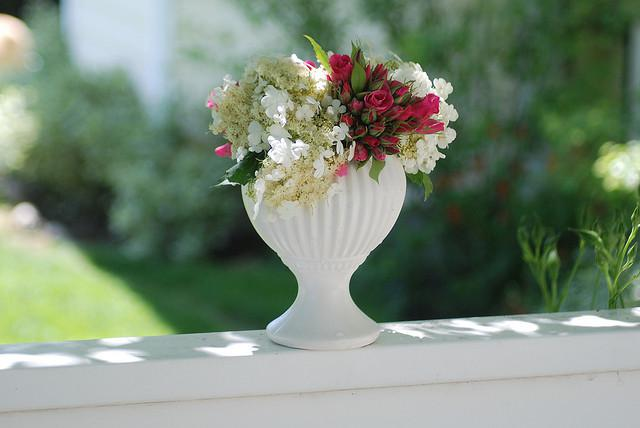
#> input picture augments/000000000030.jpg, 640 x 428 px, given as the content of the folder augments/images/train, which was not available
$ python dataset_debugger.py --dataset-dir augments
#> lines starting #> are read from the running program, lines starting #| are printed output that depends on the picture; after the words box and inside, x2 and y2 are one past the last pixel; in counts of white or black regions, pixels touching at a corner belong together; pictures that were not available may be replaced by others from this repository, and a replacement may not be noted
import argparse
import logging
from dataclasses import dataclass
from pathlib import Path

import cv2
import numpy as np

OBB_PARTS_COUNT = 9


@dataclass(frozen=True)
class YoloLabel:
    class_id: int
    points: list[tuple[float, float]]

    @classmethod
    def from_line(cls, line: str) -> "YoloLabel":
        parts: list[str] = line.strip().split()
        if len(parts) != OBB_PARTS_COUNT:
            raise ValueError(f"Invalid OBB: {line}")

        cid: int = int(parts[0])
        raw: list[float] = list(map(float, parts[1:]))
        pts: list[tuple[float, float]] = [(raw[i], raw[i + 1]) for i in range(0, 8, 2)]
        return cls(cid, pts)

    def to_pixels(self, w: int, h: int) -> list[tuple[int, int]]:
        return [(int(px * w), int(py * h)) for px, py in self.points]


class Debugger:
    def __init__(self, dataset_dir: Path, verbose: bool) -> None:
        self.dir: Path = dataset_dir
        self.logger: logging.Logger = self._setup_logger(verbose)
        self.files: list[tuple[Path, Path]] = self._scan()
        self.index: int = 0

    def _setup_logger(self, verbose: bool) -> logging.Logger:
        logger: logging.Logger = logging.getLogger("Debugger")
        level: int = logging.DEBUG if verbose else logging.INFO
        logger.setLevel(level)
        h: logging.StreamHandler = logging.StreamHandler()
        h.setFormatter(logging.Formatter("%(message)s"))
        logger.addHandler(h)
        return logger

    def _scan(self) -> list[tuple[Path, Path]]:
        idr: Path = self.dir / "images" / "train"
        ldr: Path = self.dir / "labels" / "train"
        exts: set[str] = {".jpg", ".png"}
        imgs: list[Path] = sorted([p for p in idr.iterdir() if p.suffix.lower() in exts])
        return [(p, ldr / f"{p.stem}.txt") for p in imgs]

    def _draw(self, img_path: Path, lbl_path: Path) -> np.ndarray:
        img: np.ndarray = cv2.imread(str(img_path))
#> img is the input picture: shape (428, 640, 3); mean B, G, R 119.3, 137.7, 122.6
        if img is None:
            return np.zeros((100, 100, 3), dtype=np.uint8)

        h, w = img.shape[:2]
#> h = 428; w = 640
        lines: list[str] = []
        if lbl_path.exists():
            lines = [ln for ln in lbl_path.read_text().splitlines() if ln.strip()]

        labels: list[YoloLabel] = [YoloLabel.from_line(ln) for ln in lines]

        for lb in labels:
            pts: list[tuple[int, int]] = lb.to_pixels(w, h)
            poly: np.ndarray = np.array(pts, dtype=np.int32).reshape((-1, 1, 2))
            cv2.polylines(img, [poly], True, (0, 255, 0), 2)
            cv2.putText(
                img, f"{lb.class_id}", pts[0], cv2.FONT_HERSHEY_SIMPLEX, 0.6, (0, 255, 0), 2
            )

        bar: np.ndarray = np.zeros((50, w, 3), dtype=np.uint8)
        txt: str = f"[{self.index + 1}/{len(self.files)}] {img_path.name} (Q: quit, L/R: nav)"
        cv2.putText(bar, txt, (10, 30), cv2.FONT_HERSHEY_SIMPLEX, 0.7, (255, 255, 255), 2)
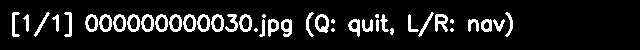
#> bar: shape (50, 640, 3); 10.6% white; 41 white regions (7 under 20 px), largest, box (x1, y1, x2, y2) and area: (315, 14, 329, 33) 143, (435, 14, 448, 32) 141, (281, 19, 292, 37) 125
        return np.vstack([bar, img])
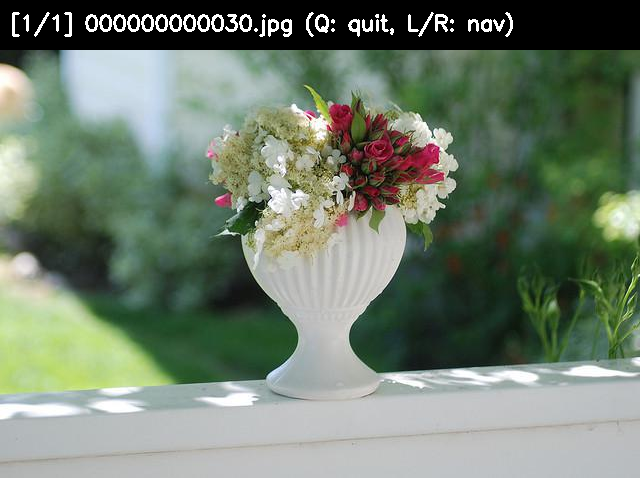
#> returned value: shape (478, 640, 3); mean of channels 0, 1, 2 109.6, 126.2, 112.6; drawn as B, G, R

    def run(self) -> None:
        if not self.files:
            return

        win: str = "Debugger"
        cv2.namedWindow(win, cv2.WINDOW_NORMAL)

        while True:
            ip, lp = self.files[self.index]
            view: np.ndarray = self._draw(ip, lp)
            cv2.imshow(win, view)

            key: int = cv2.waitKey(0) & 0xFF
#> (key q is pressed here)
            if key in {ord("q"), 27}:
                break
            elif key in {81, 2, ord("a")}:
                self.index = max(0, self.index - 1)
            elif key in {83, 3, ord("d")}:
                self.index = min(len(self.files) - 1, self.index + 1)

        cv2.destroyAllWindows()


def main() -> None:
    parser = argparse.ArgumentParser()
    parser.add_argument("-d", "--dataset-dir", required=True, type=Path)
    parser.add_argument("-v", "--verbose", action="store_true")
    args = parser.parse_args()
    Debugger(args.dataset_dir, args.verbose).run()


if __name__ == "__main__":
    main()

$ run again, on augments/000000000034.jpg
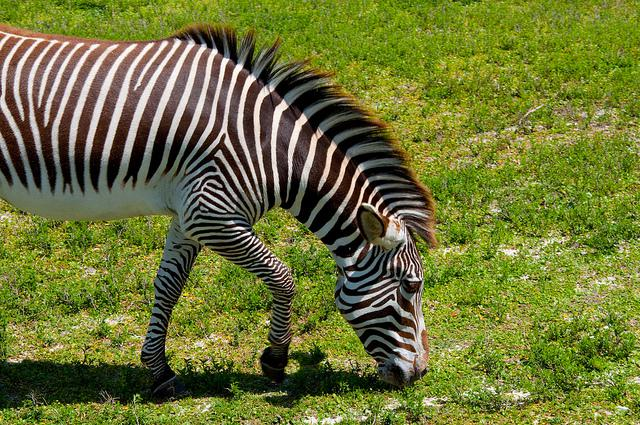
#> input picture augments/000000000034.jpg, 640 x 425 px, given as the content of the folder augments/images/train, which was not available
#> in _draw, img is the input picture: shape (425, 640, 3); mean B, G, R 54.6, 116.2, 109.6
#> in _draw, `cv2.putText(bar, txt, (10, 30), cv2.FONT_HERSHEY_SIMPLEX, 0.7, (255, 2..`:
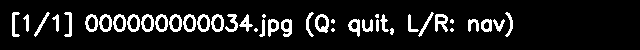
#> bar: shape (50, 640, 3); 10.5% white; 41 white regions (7 under 20 px), largest, box (x1, y1, x2, y2) and area: (315, 14, 329, 33) 143, (435, 14, 448, 32) 141, (281, 19, 292, 37) 125
#> in _draw, `return np.vstack([bar, img])`:
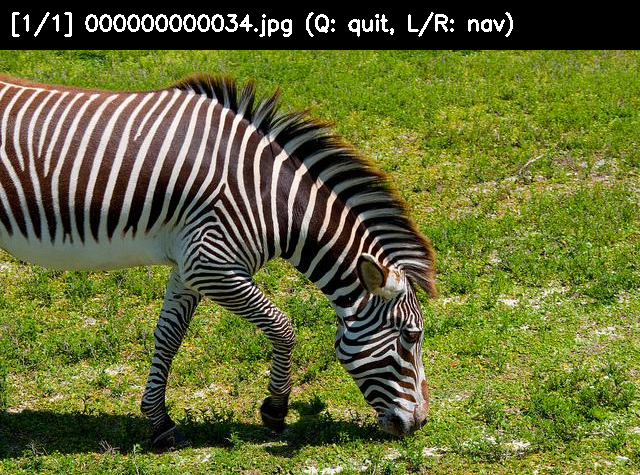
#> returned value: shape (475, 640, 3); mean of channels 0, 1, 2 51.7, 106.8, 100.9; drawn as B, G, R

$ run again, on augments/000000000036.jpg
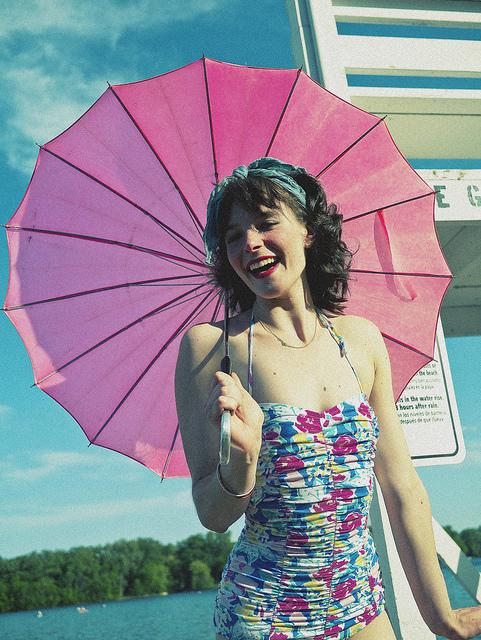
#> input picture augments/000000000036.jpg, 481 x 640 px, given as the content of the folder augments/images/train, which was not available
#> in _draw, img is the input picture: shape (640, 481, 3); mean B, G, R 151.3, 140.4, 142.7
#> in _draw, `cv2.putText(bar, txt, (10, 30), cv2.FONT_HERSHEY_SIMPLEX, 0.7, (255, 2..`:
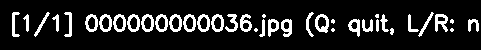
#> bar: shape (50, 481, 3); 13.1% white; 38 white regions (7 under 20 px), largest, box (x1, y1, x2, y2) and area: (315, 14, 329, 33) 143, (435, 14, 448, 32) 141, (281, 19, 292, 37) 125
#> in _draw, `return np.vstack([bar, img])`:
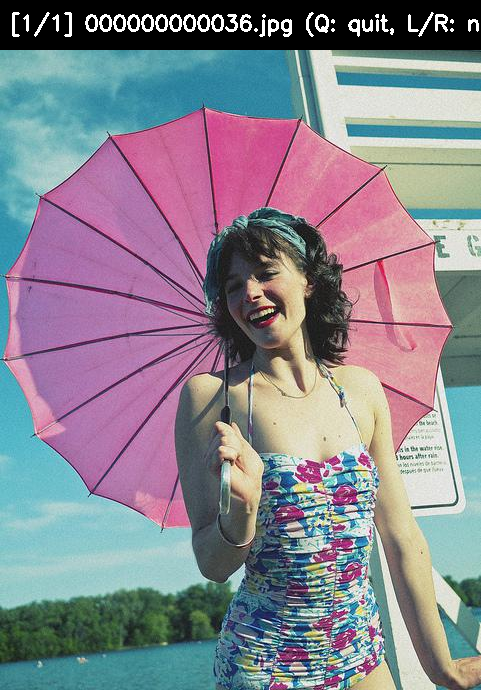
#> returned value: shape (690, 481, 3); mean of channels 0, 1, 2 142.8, 132.6, 134.7; drawn as B, G, R
